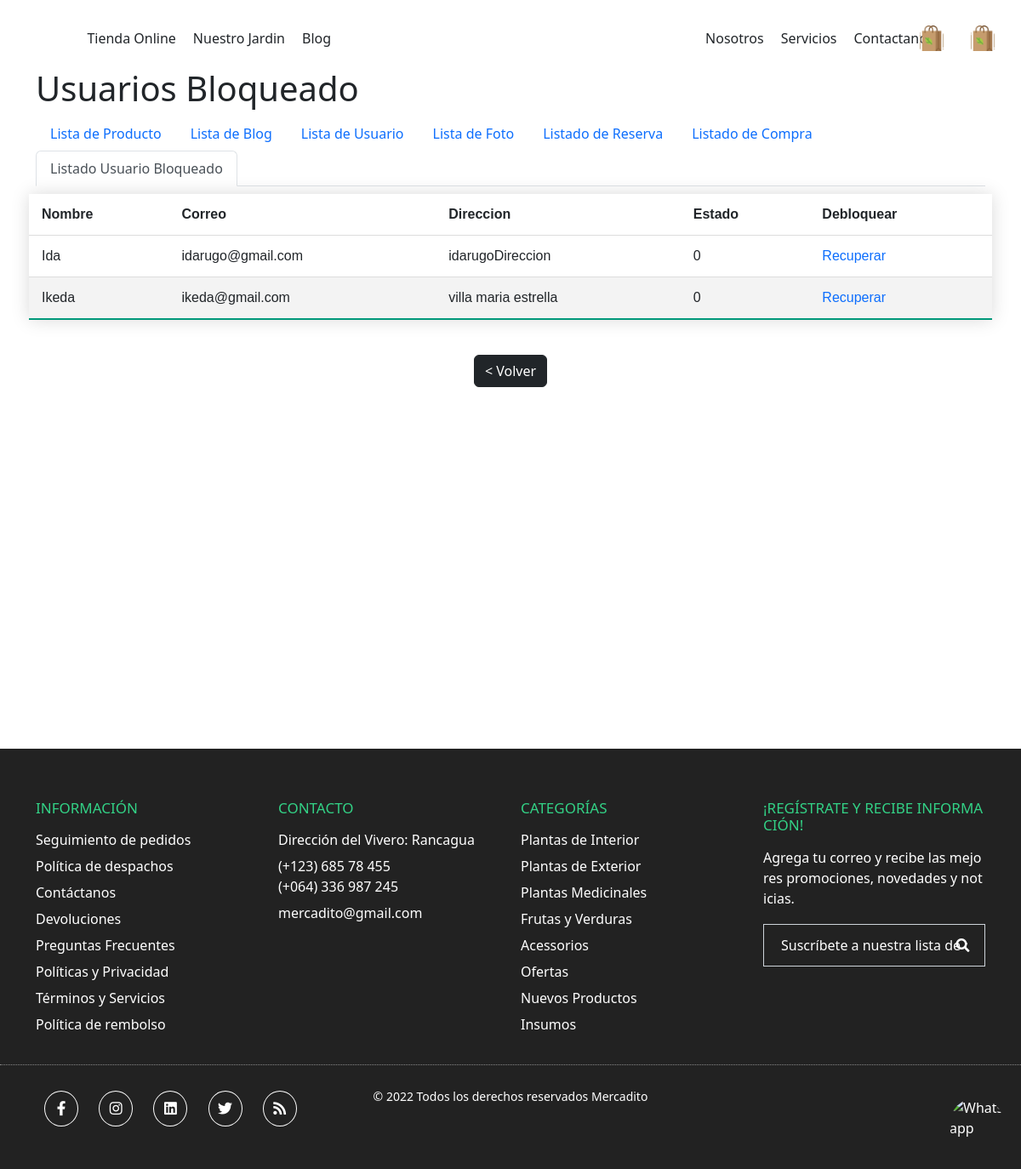
Page /pages/listarusuarioBloqueado.php on the earlier database version.
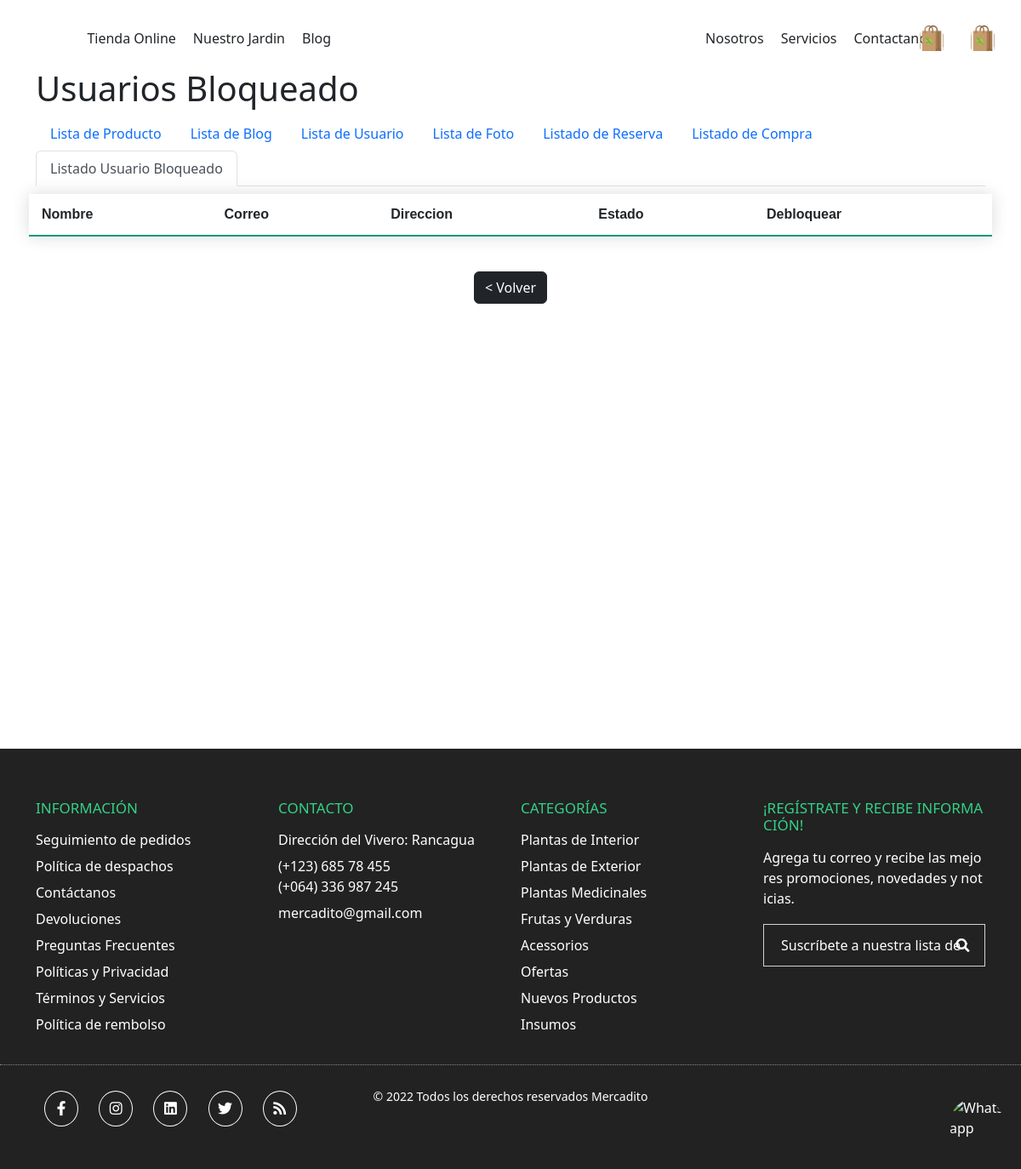
Same page on the later database version.
### tables this page shows
CREATE TABLE `users` (
  `id` int(12) NOT NULL,
  `nombre` varchar(30) NOT NULL,
  `correo` varchar(300) NOT NULL,
  `password` varchar(300) NOT NULL,
  `imagen` longblob NOT NULL,
  `direccion` varchar(300) NOT NULL,
  `rol` tinyint(1) NOT NULL,
  `estado` tinyint(1) NOT NULL
);

### core/bootstraper.php (called while the page is built)
<?php
    require '../database/DatabaseMYSQL.php';
        $connectDB = new DatabaseMYSQL('localhost','root','','mercadito');
?>

### controllers/user.controller.php (called while the page is built, shortened)
<?php
require '../models/UsuarioDTO.php';
class UserController
{
    private $connectDB;
    function __construct($connectDB)
    {
        $this->connectDB = $connectDB;
    }
    public function UserlistUnlock()
    {
        $lista = array();
        $this->connectDB->connect();
        $sql = " SELECT * FROM `users` Where estado = 0";
        $st = $this->connectDB->query($sql);
        while ($rs = mysqli_fetch_array($st)) {
            $lista[] = new UsuarioDTO($rs['id'], $rs['nombre'], $rs['correo'], $rs['direccion'], $rs['estado']);;
        }
        $this->connectDB->disconnect();
        return $lista;
    }
}

### database/DatabaseMYSQL.php (called while the page is built, shortened)
<?php
    class DatabaseMYSQL implements IConnectDB{
        private $db;
        private $localhost;
        private $user;
        private $pass;
        private $nameDB;
        public function __construct($localhost, $user, $pass, $nameDB)
        {
            $this->localhost = $localhost;
            $this->user = $user;
            $this->pass = $pass;
            $this->nameDB = $nameDB;
        }
        public function connect(){
            $this->db = new mysqli($this->localhost,$this->user,$this->pass,$this->nameDB);
        }
        public function query($sql){
            return $this->db->query($sql);
        }
    }
?>

### models/UsuarioDTO.php (called while the page is built)
<?php
class UsuarioDTO{
    private  $id;
    private  $nombre;
    private  $correo;
    private  $direccion;
    private  $estado;
    function __construct($id,$nombre,$correo,$direccion,$estado) {
        $this->id = $id;
        $this->nombre = $nombre;
        $this->correo = $correo;
        $this->direccion = $direccion;
        $this->estado = $estado;
    }
    public function getId():int {
        return $this->id;
    }
    public function getNombre():string {
        return $this->nombre;
    }
    public function getCorreo():string {
        return $this->correo;
    }
    public function getdireccion():string {
        return $this->direccion;
    }
    public function getEstado():int {
        return $this->estado;
    }
}
?>

### pages/listarusuarioBloqueado.php (the view, shortened to what the changed rows need)
<?php
require '../core/bootstraper.php';
require '../controllers/user.controller.php';
$userController = new UserController($connectDB);
$lista = $userController->UserlistUnlock();
?>
<!DOCTYPE html>
<html lang="es">
<head>
    <?php include '../components/head.php' ?>
    <link rel="stylesheet" href="../assets/styles/main.css">
    <link rel="stylesheet" href="../assets/styles/pages/listarusuariobloqueado.css">
</head>
<body>
    <div class="container container-main">
        <h1>Usuarios Bloqueado</h1>
        <form class="row g-3 justify-content-center">
            <table class="styled-table table table-hover">
                <tr>
                    <?php
                    for ($i = 0; $i < count($lista); $i++) {
                        echo "<tr>";
                        echo "<td>" . $lista[$i]->getNombre()  . "</td>";
                        echo "<td>" . $lista[$i]->getCorreo() . "</td>";
                        echo "<td>" . $lista[$i]->getdireccion() . "</td>";
                        echo "<td>" . $lista[$i]->getEstado() . "</td>";
                        echo "<td><a href='../routes/user.routes.php?btnDebloquearUsu=" . $lista[$i]->getId() . "'>Recuperar</a></td>";
                        echo "</tr>";
                    }
                    ?>
                </tr>
            </table>
        </form>
    </div>
</body>
</html>

Differences in the rows shown:
removed users: nombre "Ida", correo "idarugo@gmail.com", direccion "idarugoDireccion", estado "0"
removed users: nombre "Ikeda", correo "ikeda@gmail.com", direccion "villa maria estrella", estado "0"
